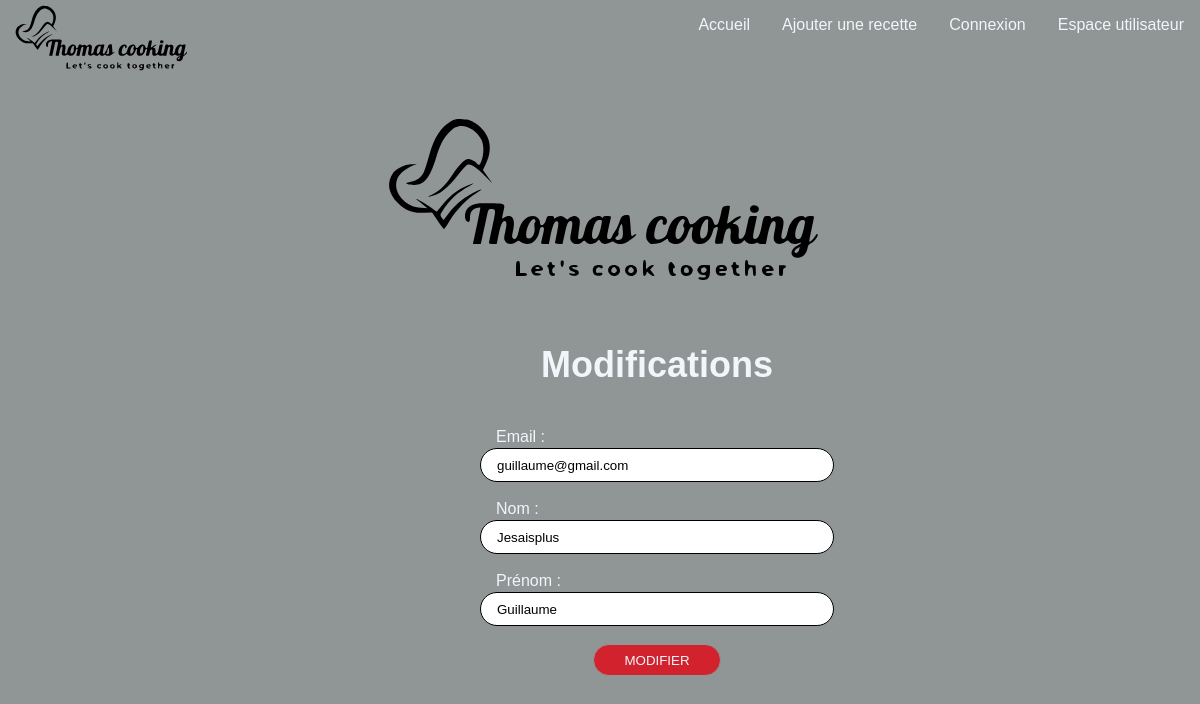
The app's page /vue/pmodifyuser.php?id=8, older data.
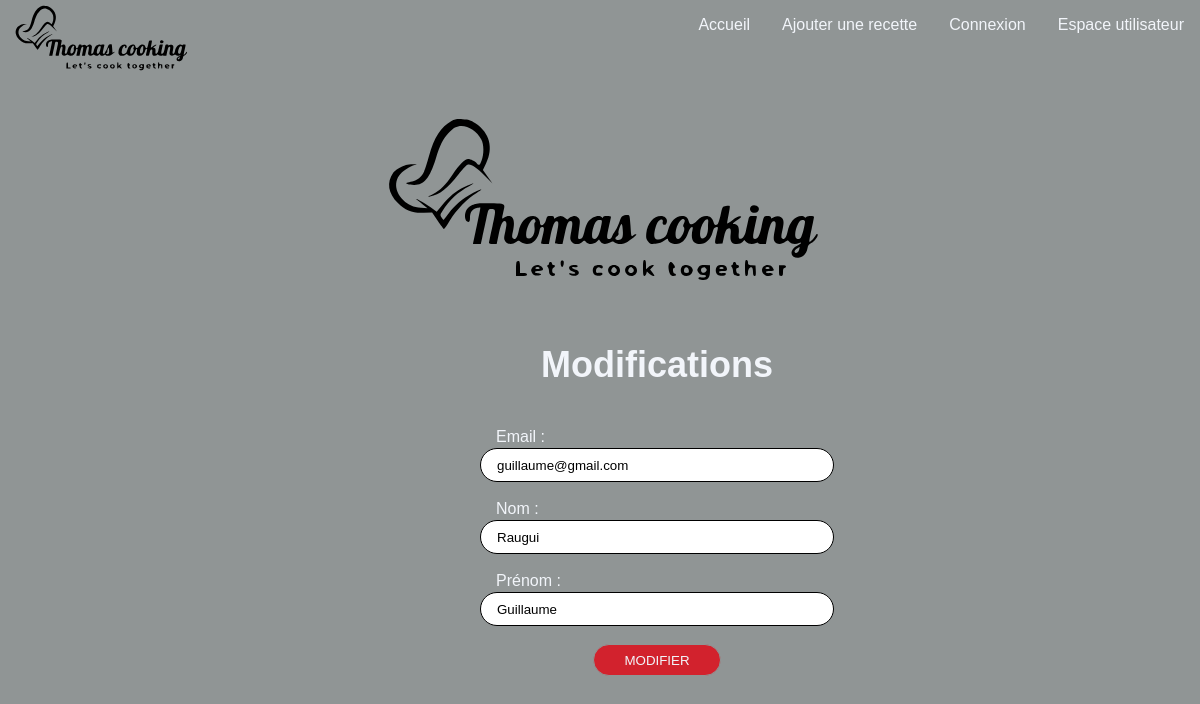
The same page, newer data.
### tables this page shows
CREATE TABLE IF NOT EXISTS `users` (
  `id` int NOT NULL AUTO_INCREMENT,
  `email` varchar(50) NOT NULL,
  `username` varchar(50) NOT NULL,
  `lastname` varchar(50) NOT NULL,
  `firstname` varchar(50) NOT NULL,
  `password` varchar(255) NOT NULL,
  `role` tinyint(1) NOT NULL,
  `date_create` timestamp NOT NULL,
  `date_log` datetime NOT NULL,
  PRIMARY KEY (`id`),
  UNIQUE KEY `email` (`email`)
);

### vue/pmodifyuser.php (the view, shortened to what this page needs)
<?php
    include('header.php');
    $id = $_GET['id'];
    global $bdd;
    $reponse = $bdd->query('SELECT * FROM users WHERE id = '.$id);
    $donnees['user'] = $reponse->fetch()
?>
<div class="container">
<div>
    <img class="image" src="../asset/Image/Thomas-cooking_1.svg" alt="">
</div>
<div class="top">
    <div>
        <h1>Modifications</h1>
        <?php if(isset($message)){ echo $message;}  ?> <br>
    </div>
    <div class="form">
        <form method="POST" action="../controller/userController.php">
            <label>Email :</label></br>
            <input class="formulaire" type="email" name="mail" required autofocus value="<?php if(isset($donnees['user'])){ echo $donnees['user']['email'];}?>"/><br>
            <label>Nom :</label></br>
            <input class="formulaire" type="text" name="lastname" required value="<?php if(isset($donnees['user'])){ echo $donnees['user']['lastname'];}?>"/><br>
            <label>Prénom :</label></br>
            <input class="formulaire" type="text" name="firstname" required value="<?php if(isset($donnees['user'])){ echo $donnees['user']['firstname'];}?>"/><br>
            <input type="submit" class="button" name="bModifyuseradmin" value="Modifier"></input>
        </form>
    </div>
</div>
</div>
<?php
    include('footer.php');
?>

Row changes from the older to the newer data that the page shows:
changed users "guillaume@gmail.com": lastname "Jesaisplus" → "Raugui"
